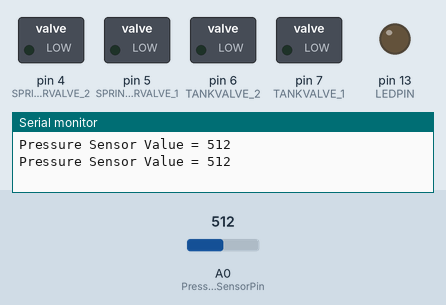
Simulated run of this program. Board: Arduino Uno, built with avr-gcc and run on an emulated ATmega328P. Shown: switched loads named in the program (green lamp = pin HIGH), output pins drawn as LEDs (lit = HIGH), the last lines printed to the serial monitor. The inputs (shaded band) are chosen by the test bench; at power-on: A0 (PressureSensorPin) = 512.

Above: at 6.8 s.
6.9 s: A0 (PressureSensorPin) set to 300
13.6 s: A0 (PressureSensorPin) set to 274
At 18.9 s:
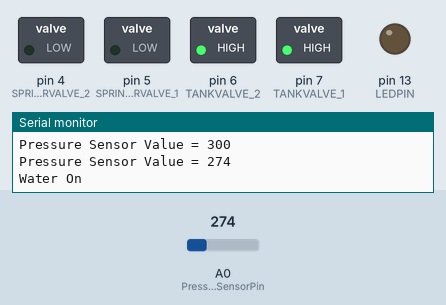
At 23.9 s:
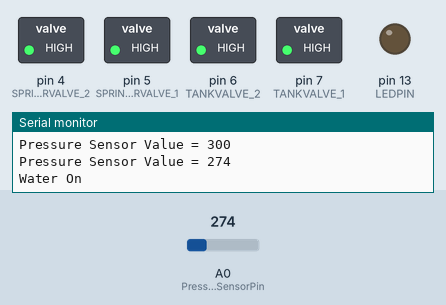
Timing chart, 0 to 25.4 s (numbered marks = the images above; inputs shaded):
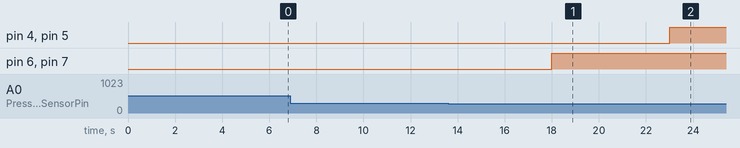

Measured:
- the behaviour switches between 290 and 289 on A0 (PressureSensorPin) (found by bisection; images 0 and 1)
- after the input at 13.6 s, pin 4 (SPRINKLERVALVE_2), pin 5 (SPRINKLERVALVE_1): LOW → HIGH after 9.4 s; pin 6 (TANKVALVE_2), pin 7 (TANKVALVE_1): LOW → HIGH after 4.4 s

The program:

main.cpp
```cpp
/*
 * Reads an IR Sensor to determine when the water tank needs water added.
 * An IR sensor is mounted to an outer pipe at the level where an floating pipe within the outer pipe will sink to unblock the IR beam when the tank needs water
 *
 * RULES to ensure that the control loop will not make erradic decisions or leave the water on forever if the sensor malfunctions
 * 1. The routine that reads the sensor will only report a change when a change is read 5 times in a row.
 * 2. Once the water is turned on or off it will stay on or off for a WATER_ON_TIME or WATER_OFF_TIME period of time, currently set at 10 minutes.
 * 3. If the water is on for more than a time limit, then it will be turned off and will not turn back on until the controller board is reset.
 *    Reset would occur when the pump is turned off and then back on.
 *    This is intended to prevent a massive overflow if the curcuit malfunctions and should be set to more than the time to fill the tank.
 */


// #define IR_PRINT_ONLY_CHANGES   1     // uncomment this line to see all IR Sensor readings instead of just changes
#include <Arduino.h>

// Declarations:  (these are settings that we'll need to determine the correct value for
#define  TANKVALVE_1              7    // Relay 1 is controlled by digital pin 7
#define  TANKVALVE_2              6    // Relay 2 is controlled by digital pin 6
#define  SPRINKLERVALVE_1         5    // Relay 3 is controlled by digital pin 5
#define  SPRINKLERVALVE_2         4    // Relay 4 is controlled by digital pin 4
// Sophia added a comment
// Another comment from Sophia


// IR sensor definitions
#define LEDPIN 13
  // Pin 13: Arduino has an LED connected on pin 13
  // Pin 11: Teensy 2.0 has the LED on pin 11
  // Pin  6: Teensy++ 2.0 has the LED on pin 6
  // Pin 13: Teensy 3.0 has the LED on pin 13

#define HIGH_DETECT_SENSORPIN 8
#define LOW_DETECT_SENSORPIN 12

#define WATER_ON_CHECKPOINT_INTERVALS  50    // 5 minutes, the number of times to go around the loop before checking to see if the water level is rising
const int PressureSensorPin = A0;

enum fillState {FILLING_ON, FILLING_OFF, FAILED_SHUTDOWN};

#define WATER_DEPTH_LOW     290        // the value returned by the sensor when the water value is low
#define WATER_DEPTH_FULL    325        // the value returned by the sensor when the tank is full

int   waterOnCounter = 0;
int waterDepth;
fillState currentState = FILLING_OFF;

int GetWaterDepthFromSensor()
{
  int sensorValue;
  // Get the depth of the water from the pressure sensor
  sensorValue = analogRead(PressureSensorPin);
  Serial.print("Pressure Sensor Value = ");
  Serial.println(sensorValue);
  return sensorValue;
}


void WaterOn()
{  //  Activate all four relays
  Serial.println("Water On");
   digitalWrite(TANKVALVE_1, HIGH);  // setting OE to low ensures that the shift register outputs are enabled
   digitalWrite(TANKVALVE_2, HIGH);  // setting OE to low ensures that the shift register outputs are enabled
   delay(5000);
   digitalWrite(SPRINKLERVALVE_1, HIGH);  // setting OE to low ensures that the shift register outputs are enabled
   digitalWrite(SPRINKLERVALVE_2, HIGH);  // setting OE to low ensures that the shift register outputs are enabled
  }


void WaterOff()
{  //  Deactivate all four relays
  /* for (int count = 0; count < 15; ++count)
  {
    delay(60000);    // fill the tank for 15 more minutes before turning of the valves
  }
  */
  Serial.println("Water Off");
   digitalWrite(SPRINKLERVALVE_1, LOW);  // setting OE to low ensures that the shift register outputs are enabled
   digitalWrite(SPRINKLERVALVE_2, LOW);  // setting OE to low ensures that the shift register outputs are enabled
   delay(60000);    // let the water line drain into the tank for 1 minute
   digitalWrite(TANKVALVE_1, LOW);  // setting OE to low ensures that the shift register outputs are enabled
   digitalWrite(TANKVALVE_2, LOW);  // setting OE to low ensures that the shift register outputs are enabled

}

void setup()
{  // put your setup code here, to run once:
  Serial.begin(9600);

  // initialize the LED pin as an output:
  pinMode(LEDPIN, OUTPUT);

  //  Setup 4 output pins for the Relay board
  pinMode(TANKVALVE_1, OUTPUT);
  pinMode(TANKVALVE_2, OUTPUT);
  pinMode(SPRINKLERVALVE_1, OUTPUT);
  pinMode(SPRINKLERVALVE_2, OUTPUT);
}

// Psudo Code for loop()
// Switch Filling State.. is on, off or failed
//    Case: FILLING_OFF
//        If (water depth is too low)
//            Set the state to FILLING_ON
//            Turn on the water
//    Case: FILLING_ON
//        If (water depth is full)
//            Set the state to FILLING_OFF
//            Turn off the water
//        elseif (Filling Checkpoint Interval has expired)
//            If (the water level is not rising)
//                Set the state to FAILED_SHUTDOWN
//                Turn off the water
//            Else
//                Start a new Checkpoint Interval
//    Case: FAILED_SHUTDOWN
//        Do nothing, only a power cycle can reset a FAILED_SHUTDOWN
//
unsigned int  waterOnCheckPointCounter;
int waterDepthIntervalStart;

void loop()
{

  //  Read the depth of the water from the sensor
  //  waterDepth = GetWaterDepth(waterDepth);
  waterDepth = GetWaterDepthFromSensor();

  // Switch Filling State.. is on, off or failed
  switch (currentState)
  {
    case FILLING_OFF :
    if (waterDepth < WATER_DEPTH_LOW)
    { // If (water depth is too low)
      // Set the state to FILLING_ON
      currentState = FILLING_ON;
      // Turn on the water
      WaterOn();
      waterOnCheckPointCounter = 0;   // We'll use this counter to determine when to verify that the water level is rising
      waterDepthIntervalStart = waterDepth;
    }
    break;

    case FILLING_ON :
    if (waterDepth >= WATER_DEPTH_FULL)
    {  // If (water depth is full)
      // Set the state to FILLING_OFF
      currentState = FILLING_OFF;
      // Turn off the water
      WaterOff();
    }
    else if (++waterOnCheckPointCounter > WATER_ON_CHECKPOINT_INTERVALS)
    { //  elseif (Filling Checkpoint Interval has expired)
      Serial.print("CheckPoint Value = ");
      Serial.println(waterOnCheckPointCounter);
      if ( waterDepth <= waterDepthIntervalStart )
      { // the water depth did not rise during this checkpoint interval
        currentState = FAILED_SHUTDOWN;
        WaterOff();
      }
      else
      { // the water level is still rising, so good, start a new interval for checking the water level
        // Start a new Checkpoint Interval
        waterOnCheckPointCounter = 0;
        waterDepthIntervalStart = waterDepth;
      }
    } break;

     case FAILED_SHUTDOWN :
//        Do nothing, only a power cycle can reset a FAILED_SHUTDOWN
      Serial.println("FAILED SHUTDOWN");
      break;
  }  // end switch
  delay(6000);  // 6 seconds, this sets the delay time for each loop
}  // end loop

/*
void loop()
{
   //  Read the depth of the water from the sensor
//  waterDepth = GetWaterDepth(waterDepth);
  waterDepth = GetWaterDepthFromSensor();


  //  If depth is less than the minimum then turn on both valves, hysteresis
  if(waterDepth <= WATER_DEPTH_LOW)
  {
   Serial.println("Water Depth is Low");
    if (waterOnCounter < MAX_CONSECUTIVE_WATER_ON_INTERVALS)
    {
      ++waterOnCounter;  // count the interval
      Serial.print("Water ON Counter ");
      Serial.println(waterOnCounter);
      Serial.println("Water ON");
      WaterOn();
      currentState = WATER_ON;

      // Run a test to make sure that the tank is filling up
      waterDepth1 = GetWaterDepthFromSensor();
      Serial.print(waterDepth1)
     delay(300000)
      waterDepth2 = GetWaterDepthFromSensor();
      Serial.print(waterDepth2)
      if (waterDepth1 >= waterDepth2)
      {  // The tank is not filling, so something is wrong
         Serial.print("WaterOff")
        currentState = WATER_OFF;
      }
    }
    else
    {
      Serial.println("MAX_WATER_LOW_INTERVALS exceeded, turning off the water");
      WaterOff();
      currentState = WATER_OFF;
    }
  }

   //  If depth indicates that water is full, then turn off both valves
   if(waterDepth >= WATER_DEPTH_FULL)
   {
      Serial.println("Water Depth is Full");
      Serial.println("Water OFF");
      WaterOff();
      currentState = WATER_OFF;
      if (waterOnCounter < MAX_CONSECUTIVE_WATER_ON_INTERVALS)
          waterOnCounter = 0;  // reset the water on interval counter unless we hit the max indicating a fault

//    if (currentState == WATER_DEPTH_LOW)
//      delay(WATER_OFF_TIME);   // if we turn the water from on to off, leave it off for 10 minutes before checking again

    }

   delay(6000);  // This sets the loop time when the tank is just full or when the MAX_WATER_ON_INTERVALS fault is detected
}
*/
```
